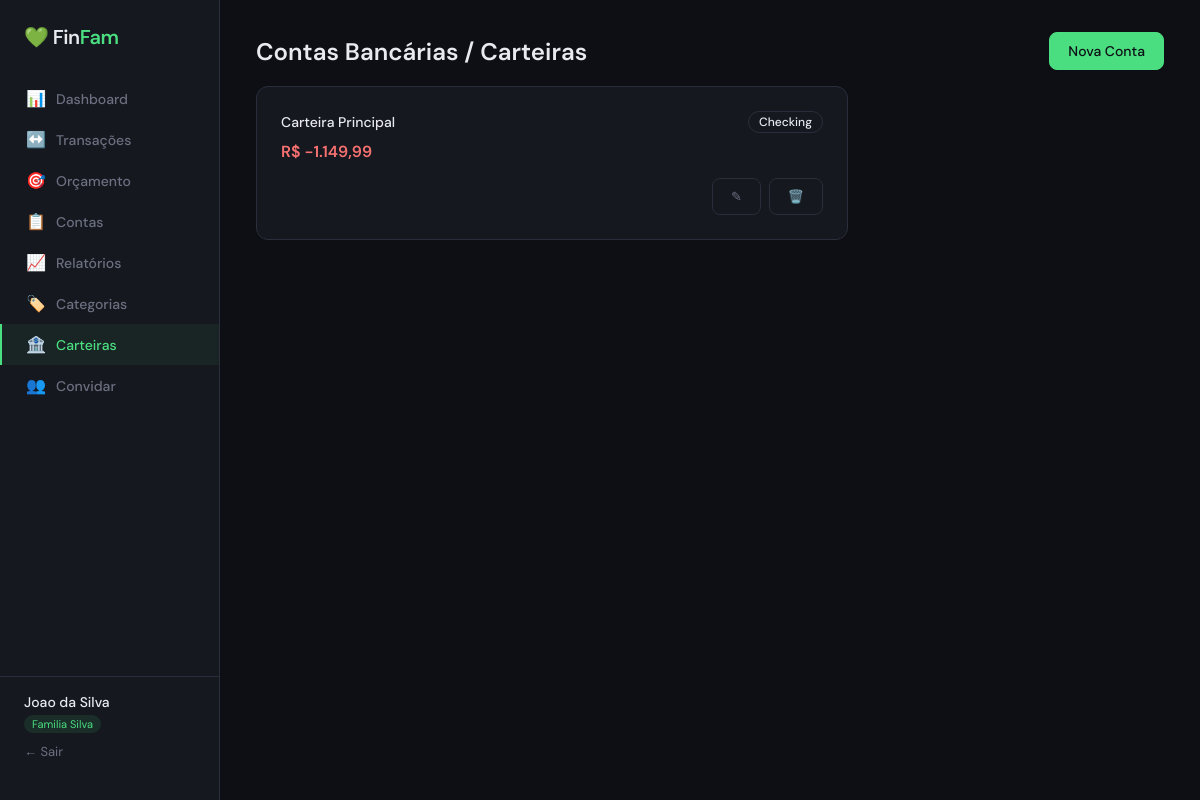
/accounts/ (signed in), run on the app's committed database.
### app/models.py (models this page shows, shortened)
class User(UserMixin, db.Model):
    __tablename__ = 'users'
    id = db.Column(db.Integer, primary_key=True)
    name = db.Column(db.String(100), nullable=False)
    email = db.Column(db.String(150), unique=True, nullable=False)
    password_hash = db.Column(db.String(256), nullable=False)
    role = db.Column(db.String(10), default='member')  # 'admin' or 'member'
    family_id = db.Column(db.Integer, db.ForeignKey('families.id'), nullable=True)
    created_at = db.Column(db.DateTime, default=datetime.utcnow)
    family = db.relationship('Family', back_populates='members')
    transactions = db.relationship('Transaction', back_populates='user')
    bills = db.relationship('Bill', back_populates='user')
    @property
    def is_admin(self):
        return self.role == 'admin'

class Family(db.Model):
    __tablename__ = 'families'
    id = db.Column(db.Integer, primary_key=True)
    name = db.Column(db.String(100), nullable=False)
    invite_token = db.Column(db.String(64), unique=True, default=lambda: secrets.token_urlsafe(32))
    created_at = db.Column(db.DateTime, default=datetime.utcnow)
    members = db.relationship('User', back_populates='family')
    categories = db.relationship('Category', back_populates='family')
    transactions = db.relationship('Transaction', back_populates='family')
    budgets = db.relationship('Budget', back_populates='family')
    bills = db.relationship('Bill', back_populates='family')
    bank_accounts = db.relationship('BankAccount', back_populates='family')

class BankAccount(db.Model):
    __tablename__ = 'bank_accounts'
    id = db.Column(db.Integer, primary_key=True)
    name = db.Column(db.String(100), nullable=False)
    type = db.Column(db.String(50), default='checking')  # checking, savings, investment
    initial_balance = db.Column(db.Float, default=0.0)
    created_at = db.Column(db.DateTime, default=datetime.utcnow)
    family_id = db.Column(db.Integer, db.ForeignKey('families.id'), nullable=False)
    family = db.relationship('Family', back_populates='bank_accounts')
    transactions = db.relationship('Transaction', back_populates='account')
    @property
    def current_balance(self):
        balance = self.initial_balance
        for t in self.transactions:
            if t.type == 'income':
                balance += t.amount
            else:
                balance -= t.amount
        return balance

class Transaction(db.Model):
    __tablename__ = 'transactions'
    id = db.Column(db.Integer, primary_key=True)
    description = db.Column(db.String(200), nullable=False)
    amount = db.Column(db.Float, nullable=False)
    type = db.Column(db.String(10), nullable=False)  # 'income' or 'expense'
    scope = db.Column(db.String(10), default='personal')  # 'personal' or 'family'
    date = db.Column(db.Date, default=date.today)
    created_at = db.Column(db.DateTime, default=datetime.utcnow)
    user_id = db.Column(db.Integer, db.ForeignKey('users.id'), nullable=False)
    family_id = db.Column(db.Integer, db.ForeignKey('families.id'), nullable=False)
    category_id = db.Column(db.Integer, db.ForeignKey('categories.id'), nullable=True)
    account_id = db.Column(db.Integer, db.ForeignKey('bank_accounts.id'), nullable=True)
    user = db.relationship('User', back_populates='transactions')
    family = db.relationship('Family', back_populates='transactions')
    category = db.relationship('Category', back_populates='transactions')
    account = db.relationship('BankAccount', back_populates='transactions')

### app/routes/accounts.py (the view)
@accounts_bp.route('/')
@login_required
def index():
    accounts = BankAccount.query.filter_by(family_id=current_user.family_id).order_by(BankAccount.name).all()
    return render_template('accounts/index.html', accounts=accounts)

### app/__init__.py (called while the page is built)
def brl(value):
    try:
        v = float(value)
        formatted = f"{abs(v):,.2f}".replace(',', 'X').replace('.', ',').replace('X', '.')
        sign = '-' if v < 0 else ''
        return f"R$ {sign}{formatted}"
    except (TypeError, ValueError):
        return "R$ 0,00"

### app/templates/accounts/index.html (shortened to what this page needs)
{% extends "base.html" %}
{% block content %}
<section aria-labelledby="accounts-heading">
    <div class="flex items-center gap-4 mb-4" style="justify-content: space-between;">
        <h2 id="accounts-heading" class="text-xl font-bold">Contas Bancárias / Carteiras</h2>
        <a href="{{ url_for('accounts.new') }}" class="btn btn-primary">Nova Conta</a>
    </div>
    <div class="grid-3" aria-label="Lista de contas">
        {% for acc in accounts %}
        <article class="card p-4 transition-hover">
            <div class="flex items-center gap-3 mb-2" style="justify-content: space-between;">
                <h3 class="font-medium text-base mb-0">{{ acc.name }}</h3>
                <span class="badge" style="border: 1px solid var(--border);">{{ acc.type | title }}</span>
            </div>
            <p class="text-2xl font-bold mt-2"
                style="color: {% if acc.current_balance >= 0 %}var(--income){% else %}var(--expense){% endif %}">
                {{ acc.current_balance | brl }}
            </p>
            <div class="flex items-center gap-2 mt-4" style="justify-content: flex-end;">
                <a href="{{ url_for('accounts.edit', id=acc.id) }}" class="btn btn-ghost text-sm p-1"
                    aria-label="Editar conta {{ acc.name }}">
                    ✎
                </a>
                <form method="POST" action="{{ url_for('accounts.delete', id=acc.id) }}" style="display:inline;">
                    <button type="button" class="btn btn-ghost text-sm p-1 text-danger"
                        aria-label="Excluir conta {{ acc.name }}"
                        onclick="openModal('Confirmar Exclusão', 'Eliminar a conta {{ acc.name }} permanentemente?', () => this.form.submit())">
                        🗑️
                    </button>
                </form>
            </div>
        </article>
        {% else %}
        <div class="card text-center p-5 text-muted col-span-full">
            <p>Nenhuma conta cadastrada nesta família. Crie uma nova para começar a gerenciar os caixas.</p>
        </div>
        {% endfor %}
    </div>
</section>
{% endblock %}

### app/templates/base.html (shortened to what this page needs)
<!DOCTYPE html>
<html lang="pt">
<head>
  <link rel="stylesheet" href="{{ url_for('static', filename='css/style.css') }}">
</head>
<body hx-ext="preload">
  {% if current_user.is_authenticated %}
  <aside class="sidebar" id="sidebar" role="navigation" aria-label="Menu Principal">
    <div class="sidebar-logo" style="display:flex; justify-content:space-between; width:100%;">
      <div aria-hidden="true">💚 <span>Fin</span>Fam</div>
    </div>
    <nav class="sidebar-nav">
      <a href="{{ url_for('dashboard.index') }}"
        class="nav-item {% if request.endpoint == 'dashboard.index' %}active{% endif %}">
        <span class="icon" aria-hidden="true">📊</span> Dashboard
      </a>
      <a href="{{ url_for('transactions.index') }}"
        class="nav-item {% if 'transactions' in request.endpoint %}active{% endif %}">
        <span class="icon" aria-hidden="true">↔️</span> Transações
      </a>
      <a href="{{ url_for('budget.index') }}" class="nav-item {% if 'budget' in request.endpoint %}active{% endif %}">
        <span class="icon" aria-hidden="true">🎯</span> Orçamento
      </a>
      <a href="{{ url_for('bills.index') }}" class="nav-item {% if 'bills' in request.endpoint %}active{% endif %}">
        <span class="icon" aria-hidden="true">📋</span> Contas
      </a>
      <a href="{{ url_for('reports.index') }}" class="nav-item {% if 'reports' in request.endpoint %}active{% endif %}">
        <span class="icon" aria-hidden="true">📈</span> Relatórios
      </a>
      <a href="{{ url_for('categories.index') }}"
        class="nav-item {% if 'categories' in request.endpoint %}active{% endif %}">
        <span class="icon" aria-hidden="true">🏷️</span> Categorias
      </a>
      <a href="{{ url_for('accounts.index') }}"
        class="nav-item {% if 'accounts' in request.endpoint %}active{% endif %}">
        <span class="icon" aria-hidden="true">🏦</span> Carteiras
      </a>
      {% if current_user.is_admin %}
      <a href="{{ url_for('auth.invite') }}"
        class="nav-item {% if request.endpoint == 'auth.invite' %}active{% endif %}">
        <span class="icon" aria-hidden="true">👥</span> Convidar
      </a>
      {% endif %}
    </nav>
    <div class="sidebar-footer">
      <div class="user-name">{{ current_user.name }}</div>
      {% if current_user.family %}
      <span class="family-badge">{{ current_user.family.name }}</span>
      {% endif %}
      <a href="{{ url_for('auth.logout') }}" class="logout-link">← Sair</a>
    </div>
  </aside>
  {% endif %}
  <main class="main" id="main-content" >
    <div id="content-container">
      {% block content %}{% endblock %}
    </div>
  </main>
</body>
</html>

### app/static/css/style.css (style rules this page uses)
:root { --bg: #0e0f14; --surface: #16181f; --surface2: #1e2028; --border: #2a2d3a; --text: #e8eaf0; --muted: #6b7080; --accent: #4ade80; --accent2: #f87171; --accent3: #60a5fa; --income: #4ade80; --expense: #f87171; --warning: #fbbf24; --radius: 12px; --radius-sm: 8px; }
* { box-sizing: border-box; margin: 0; padding: 0; }
body { font-family: 'DM Sans', sans-serif; background: var(--bg); color: var(--text); min-height: 100vh; display: flex; }
.sidebar { width: 220px; min-height: 100vh; background: var(--surface); border-right: 1px solid var(--border); display: flex; flex-direction: column; padding: 24px 0; position: fixed; top: 0; left: 0; bottom: 0; z-index: 100; transition: transform 0.3s ease; }
.sidebar-logo { padding: 0 24px 28px; font-size: 20px; font-weight: 600; letter-spacing: -0.5px; color: var(--accent); display: flex; align-items: center; gap: 8px; }
.sidebar-logo span { color: var(--text); }
.sidebar-nav { flex: 1; overflow-y: auto; }
.nav-item { display: flex; align-items: center; gap: 10px; padding: 10px 24px; color: var(--muted); text-decoration: none; font-size: 14px; font-weight: 500; transition: all 0.15s; border-left: 2px solid transparent; }
.nav-item.active { color: var(--accent); border-left-color: var(--accent); background: rgba(74, 222, 128, 0.06); }
.nav-item .icon { font-size: 16px; width: 20px; text-align: center; }
.sidebar-footer { padding: 16px 24px; border-top: 1px solid var(--border); font-size: 13px; }
.user-name { color: var(--text); font-weight: 500; font-size: 14px; }
.family-badge { display: inline-block; margin-top: 4px; font-size: 11px; color: var(--accent); background: rgba(74, 222, 128, 0.1); padding: 2px 8px; border-radius: 20px; }
.logout-link { display: block; margin-top: 10px; color: var(--muted); font-size: 13px; text-decoration: none; }
.main { margin-left: 220px; flex: 1; padding: 32px 36px; min-height: 100vh; width: 100%; max-width: 100vw; transition: margin-left 0.3s ease; }
.card { background: var(--surface); border: 1px solid var(--border); border-radius: var(--radius); padding: 24px; }
.grid-3 { display: grid; grid-template-columns: 2fr 1fr; gap: 20px; }
.btn { display: inline-flex; align-items: center; justify-content: center; gap: 6px; padding: 9px 18px; border-radius: var(--radius-sm); font-size: 14px; font-weight: 500; font-family: 'DM Sans', sans-serif; cursor: pointer; border: none; text-decoration: none; transition: all 0.15s; }
.btn-primary { background: var(--accent); color: #0e0f14; border: 1px solid var(--accent); }
.btn-ghost { background: transparent; color: var(--muted); border: 1px solid var(--border); }
.badge { display: inline-block; padding: 2px 10px; border-radius: 20px; font-size: 12px; font-weight: 500; }
.text-sm { font-size: 13px; }
.text-base { font-size: 14px; }
.font-medium { font-weight: 500; }
.font-bold { font-weight: 600; }
.flex { display: flex; }
.items-center { align-items: center; }
.gap-2 { gap: 8px; }
.gap-3 { gap: 12px; }
.gap-4 { gap: 16px; }
.mb-0 { margin-bottom: 0; }
.mb-2 { margin-bottom: 8px; }
.mb-4 { margin-bottom: 16px; }
.mt-2 { margin-top: 8px; }
.mt-4 { margin-top: 16px; }

### data on the page
User: name "Joao da Silva"
Family: family.name "Familia Silva"
BankAccount: name "Carteira Principal", type "Checking", current_balance|brl "R$ -1.149,99"
